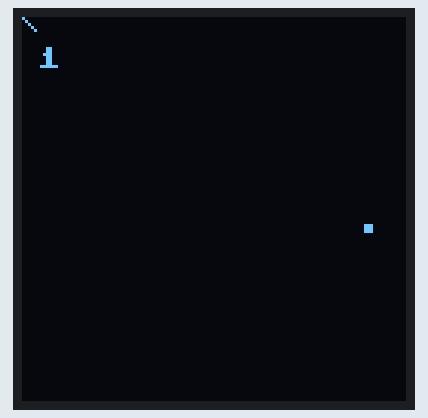
Recording of a program running on a simulated Raspberry Pi Pico running MicroPython. On the bench: 128×128 one-colour display.

Above: at 1.7 s.
At 6.27 s:
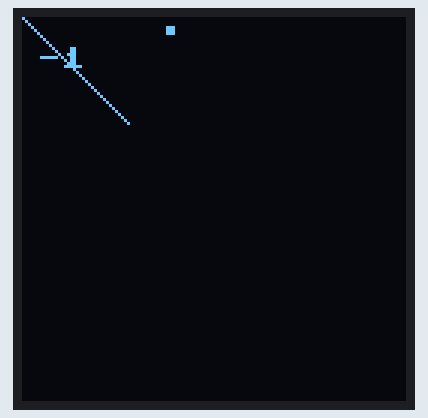
At 11.15 s:
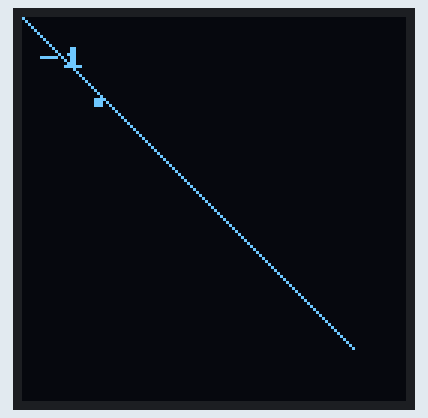
At 20.91 s:
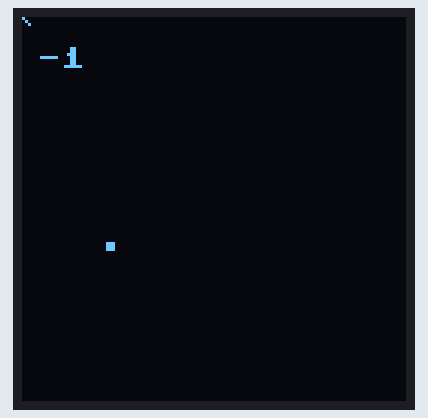
At 30.36 s:
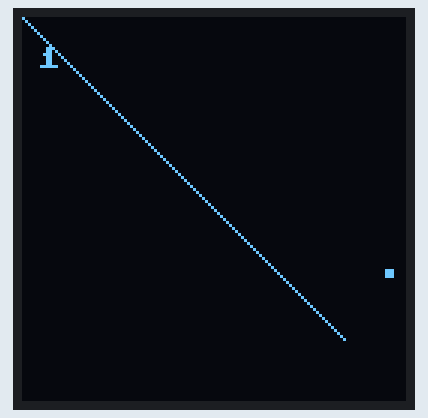
At 39.82 s:
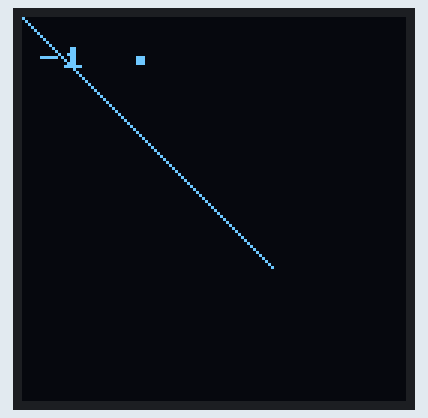

The program:

micropython-pong2.py
```python
from machine import Pin,SPI
import sh1106
import time


#on laisse un peu de temps au chargement des librairies
time.sleep(1.5)


spi = SPI(1, baudrate=100000)  #1000000
#spi = SPI(1, baudrate=9600)  #1000000
display = sh1106.SH1106_SPI(128, 128, spi, Pin(9), None, Pin(8))
display.poweron()
display.sleep(False)

WIDTH = 128
HEIGHT = 128
# start with the ball in the center
ball_x = int(WIDTH / 2)
ball_y = int(HEIGHT / 2)
BALL_SIZE = 3 # 2X2 pixels
# set the initial directinon to down to the right
ball_x_dir = 10
ball_y_dir = 1

class MyClass:
    """A simple example class"""
    i = 12345

    def f(self):
        return 'hello world'


class Complex:
    def __init__(self, realpart, imagpart):
        self.r = realpart
        self.i = imagpart


def draw_ball():
    display.fill_rect(ball_x, ball_y, BALL_SIZE, BALL_SIZE, 1)
    display.text(str(ball_y_dir),5,10,1)

'''def update_ball_position():
    ball_x = ball_x + ball_x_dir
    ball_y = ball_y + ball_y_dir
    # update the ball direction if we are at the top or bottom edge
    if ball_y < 3:
        ball_y_dir = 1

    if ball_y > HEIGHT - 3:
        ball_y_dir = -1

    if ball_x < 3:
        ball_x_dir = 1

    if ball_x > WIDTH - 3:
        ball_x_dir = -1
'''

try:

    i=0
    display.fill(0)
    #display.text('Hello',5,10,1)
    while(True):
        #update ball position with the current directions
        #update_ball_position()
        ball_x = ball_x + ball_x_dir
        ball_y = ball_y + ball_y_dir
        # update the ball direction if we are at the top or bottom edge
        if ball_y < 3:
            ball_y_dir = 1

        if ball_y > HEIGHT - 3:
            ball_y_dir = -1

        if ball_x < 3:
            ball_x_dir = 1

        if ball_x > WIDTH - 3:
            ball_x_dir = -1


        display.fill(0)
        display.line(0,0,i,i,1)
        draw_ball()
        i=i+1
        if(i>128):
            i=0
        str_i=str(i)
        #display.text(str_i,5,10,1)
#         time.sleep(1)
        #time.sleep(0.001)
        #display.text(str(ball_x),5,10,1)
        display.show()
    #display.text('World',5,50,1)
    #display.pixel(20,40,1)


except KeyboardInterrupt:
    display.poweroff()
```
